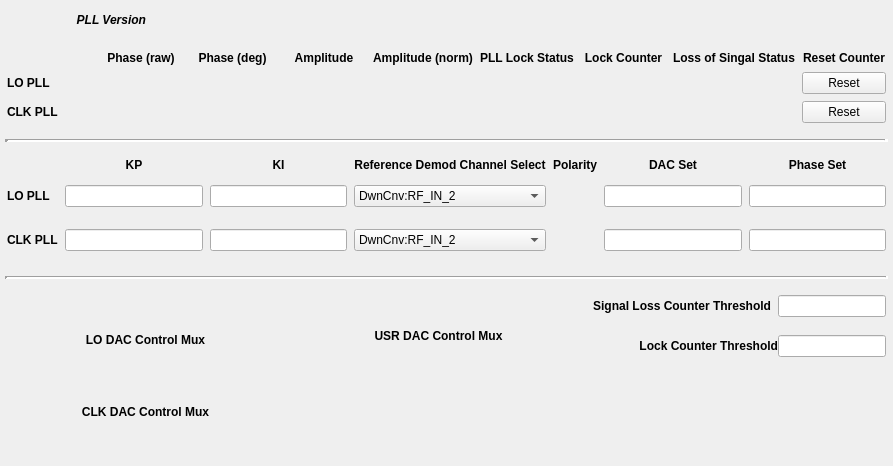
<?xml version="1.0" encoding="UTF-8"?>
<ui version="4.0">
 <class>Form</class>
 <widget class="QWidget" name="Form">
  <property name="geometry">
   <rect>
    <x>0</x>
    <y>0</y>
    <width>893</width>
    <height>466</height>
   </rect>
  </property>
  <property name="windowTitle">
   <string>PLL - ${DEVICE}</string>
  </property>
  <layout class="QGridLayout" name="gridLayout_2">
   <property name="leftMargin">
    <number>5</number>
   </property>
   <property name="topMargin">
    <number>5</number>
   </property>
   <property name="rightMargin">
    <number>5</number>
   </property>
   <property name="bottomMargin">
    <number>5</number>
   </property>
   <property name="horizontalSpacing">
    <number>12</number>
   </property>
   <property name="verticalSpacing">
    <number>14</number>
   </property>
   <item row="5" column="1" rowspan="4">
    <layout class="QVBoxLayout" name="verticalLayout_3">
     <property name="leftMargin">
      <number>2</number>
     </property>
     <property name="topMargin">
      <number>2</number>
     </property>
     <property name="rightMargin">
      <number>2</number>
     </property>
     <property name="bottomMargin">
      <number>2</number>
     </property>
     <item>
      <widget class="QLabel" name="label_24">
       <property name="font">
        <font>
         <weight>75</weight>
         <bold>true</bold>
        </font>
       </property>
       <property name="text">
        <string>USR DAC Control Mux</string>
       </property>
       <property name="alignment">
        <set>Qt::AlignCenter</set>
       </property>
      </widget>
     </item>
     <item>
      <widget class="PyDMEnumButton" name="PyDMEnumButton_5">
       <property name="toolTip">
        <string/>
       </property>
       <property name="styleSheet">
        <string notr="true">QPushButton{font: 8px;}</string>
       </property>
       <property name="channel" stdset="0">
        <string>ca://${DEVICE}:USER_DACMUX</string>
       </property>
       <property name="orientation" stdset="0">
        <enum>Qt::Vertical</enum>
       </property>
       <property name="marginTop" stdset="0">
        <number>0</number>
       </property>
       <property name="marginBottom" stdset="0">
        <number>0</number>
       </property>
       <property name="marginLeft" stdset="0">
        <number>0</number>
       </property>
       <property name="marginRight" stdset="0">
        <number>0</number>
       </property>
       <property name="horizontalSpacing" stdset="0">
        <number>0</number>
       </property>
       <property name="verticalSpacing" stdset="0">
        <number>0</number>
       </property>
      </widget>
     </item>
    </layout>
   </item>
   <item row="0" column="0">
    <layout class="QHBoxLayout" name="horizontalLayout_3">
     <property name="leftMargin">
      <number>2</number>
     </property>
     <property name="topMargin">
      <number>2</number>
     </property>
     <property name="rightMargin">
      <number>2</number>
     </property>
     <property name="bottomMargin">
      <number>2</number>
     </property>
     <item>
      <widget class="QLabel" name="label">
       <property name="font">
        <font>
         <weight>75</weight>
         <italic>true</italic>
         <bold>true</bold>
        </font>
       </property>
       <property name="text">
        <string>PLL Version</string>
       </property>
       <property name="alignment">
        <set>Qt::AlignRight|Qt::AlignTrailing|Qt::AlignVCenter</set>
       </property>
      </widget>
     </item>
     <item>
      <widget class="PyDMLabel" name="PyDMLabel_15">
       <property name="toolTip">
        <string/>
       </property>
       <property name="channel" stdset="0">
        <string>ca://${DEVICE}:PLL_VER</string>
       </property>
       <property name="displayFormat" stdset="0">
        <enum>PyDMLabel::Hex</enum>
       </property>
      </widget>
     </item>
    </layout>
   </item>
   <item row="2" column="0" colspan="3">
    <widget class="Line" name="line">
     <property name="lineWidth">
      <number>4</number>
     </property>
     <property name="orientation">
      <enum>Qt::Horizontal</enum>
     </property>
    </widget>
   </item>
   <item row="7" column="2" rowspan="2">
    <spacer name="verticalSpacer">
     <property name="orientation">
      <enum>Qt::Vertical</enum>
     </property>
     <property name="sizeHint" stdset="0">
      <size>
       <width>20</width>
       <height>69</height>
      </size>
     </property>
    </spacer>
   </item>
   <item row="6" column="2">
    <layout class="QHBoxLayout" name="horizontalLayout">
     <property name="leftMargin">
      <number>2</number>
     </property>
     <property name="topMargin">
      <number>2</number>
     </property>
     <property name="rightMargin">
      <number>2</number>
     </property>
     <property name="bottomMargin">
      <number>2</number>
     </property>
     <item>
      <widget class="QLabel" name="label_25">
       <property name="font">
        <font>
         <weight>75</weight>
         <bold>true</bold>
        </font>
       </property>
       <property name="text">
        <string>Lock Counter Threshold</string>
       </property>
       <property name="alignment">
        <set>Qt::AlignRight|Qt::AlignTrailing|Qt::AlignVCenter</set>
       </property>
      </widget>
     </item>
     <item>
      <widget class="PyDMLineEdit" name="PyDMLineEdit_11">
       <property name="sizePolicy">
        <sizepolicy hsizetype="Maximum" vsizetype="Fixed">
         <horstretch>94</horstretch>
         <verstretch>0</verstretch>
        </sizepolicy>
       </property>
       <property name="toolTip">
        <string/>
       </property>
       <property name="alignment">
        <set>Qt::AlignCenter</set>
       </property>
       <property name="channel" stdset="0">
        <string>ca://${DEVICE}:LOSS_THRESHOLD</string>
       </property>
      </widget>
     </item>
    </layout>
   </item>
   <item row="3" column="0" colspan="3">
    <layout class="QGridLayout" name="gridLayout_3">
     <property name="leftMargin">
      <number>2</number>
     </property>
     <property name="topMargin">
      <number>2</number>
     </property>
     <property name="rightMargin">
      <number>2</number>
     </property>
     <property name="bottomMargin">
      <number>2</number>
     </property>
     <property name="horizontalSpacing">
      <number>7</number>
     </property>
     <property name="verticalSpacing">
      <number>4</number>
     </property>
     <item row="3" column="5">
      <widget class="PyDMLineEdit" name="PyDMLineEdit_8">
       <property name="toolTip">
        <string/>
       </property>
       <property name="alignment">
        <set>Qt::AlignCenter</set>
       </property>
       <property name="channel" stdset="0">
        <string>ca://${DEVICE}:CLOCK_DAC</string>
       </property>
      </widget>
     </item>
     <item row="0" column="4">
      <widget class="QLabel" name="label_19">
       <property name="font">
        <font>
         <weight>75</weight>
         <bold>true</bold>
        </font>
       </property>
       <property name="text">
        <string>Polarity</string>
       </property>
       <property name="alignment">
        <set>Qt::AlignCenter</set>
       </property>
      </widget>
     </item>
     <item row="3" column="1">
      <widget class="PyDMLineEdit" name="PyDMLineEdit_2">
       <property name="toolTip">
        <string/>
       </property>
       <property name="alignment">
        <set>Qt::AlignCenter</set>
       </property>
       <property name="channel" stdset="0">
        <string>ca://${DEVICE}:CLOCK_KP</string>
       </property>
      </widget>
     </item>
     <item row="0" column="6">
      <widget class="QLabel" name="label_21">
       <property name="font">
        <font>
         <weight>75</weight>
         <bold>true</bold>
        </font>
       </property>
       <property name="text">
        <string>Phase Set</string>
       </property>
       <property name="alignment">
        <set>Qt::AlignCenter</set>
       </property>
      </widget>
     </item>
     <item row="1" column="1">
      <widget class="PyDMLineEdit" name="PyDMLineEdit">
       <property name="toolTip">
        <string/>
       </property>
       <property name="alignment">
        <set>Qt::AlignCenter</set>
       </property>
       <property name="channel" stdset="0">
        <string>ca://${DEVICE}:LO_KP</string>
       </property>
      </widget>
     </item>
     <item row="3" column="4">
      <widget class="PyDMEnumButton" name="PyDMEnumButton_2">
       <property name="sizePolicy">
        <sizepolicy hsizetype="Preferred" vsizetype="Maximum">
         <horstretch>0</horstretch>
         <verstretch>0</verstretch>
        </sizepolicy>
       </property>
       <property name="minimumSize">
        <size>
         <width>0</width>
         <height>40</height>
        </size>
       </property>
       <property name="toolTip">
        <string/>
       </property>
       <property name="styleSheet">
        <string notr="true">QPushButton{font: 8px;}</string>
       </property>
       <property name="channel" stdset="0">
        <string>ca://${DEVICE}:CLOCK_POL</string>
       </property>
       <property name="orientation" stdset="0">
        <enum>Qt::Horizontal</enum>
       </property>
       <property name="marginTop" stdset="0">
        <number>0</number>
       </property>
       <property name="marginBottom" stdset="0">
        <number>0</number>
       </property>
       <property name="marginLeft" stdset="0">
        <number>0</number>
       </property>
       <property name="marginRight" stdset="0">
        <number>0</number>
       </property>
       <property name="horizontalSpacing" stdset="0">
        <number>0</number>
       </property>
       <property name="verticalSpacing" stdset="0">
        <number>0</number>
       </property>
      </widget>
     </item>
     <item row="1" column="0">
      <widget class="QLabel" name="label_16">
       <property name="font">
        <font>
         <weight>75</weight>
         <bold>true</bold>
        </font>
       </property>
       <property name="text">
        <string>LO PLL</string>
       </property>
      </widget>
     </item>
     <item row="0" column="2">
      <widget class="QLabel" name="label_13">
       <property name="font">
        <font>
         <weight>75</weight>
         <bold>true</bold>
        </font>
       </property>
       <property name="text">
        <string>KI</string>
       </property>
       <property name="alignment">
        <set>Qt::AlignCenter</set>
       </property>
      </widget>
     </item>
     <item row="1" column="3">
      <widget class="PyDMEnumComboBox" name="PyDMEnumComboBox">
       <property name="toolTip">
        <string/>
       </property>
       <property name="channel" stdset="0">
        <string>ca://${DEVICE}:LO_REFSELECT</string>
       </property>
       <item>
        <property name="text">
         <string>DwnCnv:RF_IN_2</string>
        </property>
       </item>
       <item>
        <property name="text">
         <string>DwnCnv:RF_IN_1</string>
        </property>
       </item>
       <item>
        <property name="text">
         <string>DwnCnv:RF_IN_4</string>
        </property>
       </item>
       <item>
        <property name="text">
         <string>DwnCnv:RF_IN_3</string>
        </property>
       </item>
       <item>
        <property name="text">
         <string>DwnCnv:RF_IN_6</string>
        </property>
       </item>
       <item>
        <property name="text">
         <string>DwnCnv:RF_IN_5</string>
        </property>
       </item>
       <item>
        <property name="text">
         <string>UpCnv:RF_IN_2</string>
        </property>
       </item>
       <item>
        <property name="text">
         <string>UpCnv:RF_IN_1</string>
        </property>
       </item>
       <item>
        <property name="text">
         <string>UpCnv:RF_IN_3</string>
        </property>
       </item>
       <item>
        <property name="text">
         <string>UpCnv:RF_OUT_MON</string>
        </property>
       </item>
       <item>
        <property name="text">
         <string>UpCnv:TRIG_MON</string>
        </property>
       </item>
       <item>
        <property name="text">
         <string>UpCnv:DC_IN_1</string>
        </property>
       </item>
      </widget>
     </item>
     <item row="0" column="3">
      <widget class="QLabel" name="label_18">
       <property name="font">
        <font>
         <weight>75</weight>
         <bold>true</bold>
        </font>
       </property>
       <property name="text">
        <string>Reference Demod Channel Select</string>
       </property>
       <property name="alignment">
        <set>Qt::AlignCenter</set>
       </property>
      </widget>
     </item>
     <item row="1" column="6">
      <widget class="PyDMLineEdit" name="PyDMLineEdit_10">
       <property name="toolTip">
        <string/>
       </property>
       <property name="alignment">
        <set>Qt::AlignCenter</set>
       </property>
       <property name="channel" stdset="0">
        <string>ca://${DEVICE}:LO_PLLSETPHASE</string>
       </property>
      </widget>
     </item>
     <item row="1" column="4">
      <widget class="PyDMEnumButton" name="PyDMEnumButton">
       <property name="sizePolicy">
        <sizepolicy hsizetype="Preferred" vsizetype="Maximum">
         <horstretch>0</horstretch>
         <verstretch>0</verstretch>
        </sizepolicy>
       </property>
       <property name="minimumSize">
        <size>
         <width>0</width>
         <height>40</height>
        </size>
       </property>
       <property name="toolTip">
        <string/>
       </property>
       <property name="styleSheet">
        <string notr="true">QPushButton{font: 8px;}</string>
       </property>
       <property name="channel" stdset="0">
        <string>ca://${DEVICE}:LO_POL</string>
       </property>
       <property name="orientation" stdset="0">
        <enum>Qt::Horizontal</enum>
       </property>
       <property name="marginTop" stdset="0">
        <number>0</number>
       </property>
       <property name="marginBottom" stdset="0">
        <number>0</number>
       </property>
       <property name="marginLeft" stdset="0">
        <number>0</number>
       </property>
       <property name="marginRight" stdset="0">
        <number>0</number>
       </property>
       <property name="horizontalSpacing" stdset="0">
        <number>0</number>
       </property>
       <property name="verticalSpacing" stdset="0">
        <number>0</number>
       </property>
      </widget>
     </item>
     <item row="0" column="1">
      <widget class="QLabel" name="label_12">
       <property name="font">
        <font>
         <weight>75</weight>
         <bold>true</bold>
        </font>
       </property>
       <property name="text">
        <string>KP</string>
       </property>
       <property name="alignment">
        <set>Qt::AlignCenter</set>
       </property>
      </widget>
     </item>
     <item row="1" column="5">
      <widget class="PyDMLineEdit" name="PyDMLineEdit_7">
       <property name="toolTip">
        <string/>
       </property>
       <property name="alignment">
        <set>Qt::AlignCenter</set>
       </property>
       <property name="channel" stdset="0">
        <string>ca://${DEVICE}:LO_DAC</string>
       </property>
      </widget>
     </item>
     <item row="3" column="2">
      <widget class="PyDMLineEdit" name="PyDMLineEdit_4">
       <property name="toolTip">
        <string/>
       </property>
       <property name="alignment">
        <set>Qt::AlignCenter</set>
       </property>
       <property name="channel" stdset="0">
        <string>ca://${DEVICE}:CLOCK_KI</string>
       </property>
      </widget>
     </item>
     <item row="1" column="2">
      <widget class="PyDMLineEdit" name="PyDMLineEdit_3">
       <property name="toolTip">
        <string/>
       </property>
       <property name="alignment">
        <set>Qt::AlignCenter</set>
       </property>
       <property name="channel" stdset="0">
        <string>ca://${DEVICE}:LO_KI</string>
       </property>
      </widget>
     </item>
     <item row="3" column="6">
      <widget class="PyDMLineEdit" name="PyDMLineEdit_9">
       <property name="toolTip">
        <string/>
       </property>
       <property name="alignment">
        <set>Qt::AlignCenter</set>
       </property>
       <property name="channel" stdset="0">
        <string>ca://${DEVICE}:CLOCK_PLLSETPHASE</string>
       </property>
      </widget>
     </item>
     <item row="0" column="5">
      <widget class="QLabel" name="label_20">
       <property name="font">
        <font>
         <weight>75</weight>
         <bold>true</bold>
        </font>
       </property>
       <property name="text">
        <string>DAC Set</string>
       </property>
       <property name="alignment">
        <set>Qt::AlignCenter</set>
       </property>
      </widget>
     </item>
     <item row="3" column="0">
      <widget class="QLabel" name="label_17">
       <property name="font">
        <font>
         <weight>75</weight>
         <bold>true</bold>
        </font>
       </property>
       <property name="text">
        <string>CLK PLL</string>
       </property>
      </widget>
     </item>
     <item row="3" column="3">
      <widget class="PyDMEnumComboBox" name="PyDMEnumComboBox_2">
       <property name="toolTip">
        <string/>
       </property>
       <property name="channel" stdset="0">
        <string>ca://${DEVICE}:CLOCK_REFSELECT</string>
       </property>
       <item>
        <property name="text">
         <string>DwnCnv:RF_IN_2</string>
        </property>
       </item>
       <item>
        <property name="text">
         <string>DwnCnv:RF_IN_1</string>
        </property>
       </item>
       <item>
        <property name="text">
         <string>DwnCnv:RF_IN_4</string>
        </property>
       </item>
       <item>
        <property name="text">
         <string>DwnCnv:RF_IN_3</string>
        </property>
       </item>
       <item>
        <property name="text">
         <string>DwnCnv:RF_IN_6</string>
        </property>
       </item>
       <item>
        <property name="text">
         <string>DwnCnv:RF_IN_5</string>
        </property>
       </item>
       <item>
        <property name="text">
         <string>UpCnv:RF_IN_2</string>
        </property>
       </item>
       <item>
        <property name="text">
         <string>UpCnv:RF_IN_1</string>
        </property>
       </item>
       <item>
        <property name="text">
         <string>UpCnv:RF_IN_3</string>
        </property>
       </item>
       <item>
        <property name="text">
         <string>UpCnv:RF_OUT_MON</string>
        </property>
       </item>
       <item>
        <property name="text">
         <string>UpCnv:TRIG_MON</string>
        </property>
       </item>
       <item>
        <property name="text">
         <string>UpCnv:DC_IN_1</string>
        </property>
       </item>
      </widget>
     </item>
    </layout>
   </item>
   <item row="4" column="0" colspan="3">
    <widget class="Line" name="line_2">
     <property name="lineWidth">
      <number>3</number>
     </property>
     <property name="orientation">
      <enum>Qt::Horizontal</enum>
     </property>
    </widget>
   </item>
   <item row="1" column="0" colspan="3">
    <layout class="QGridLayout" name="gridLayout">
     <property name="leftMargin">
      <number>2</number>
     </property>
     <property name="topMargin">
      <number>2</number>
     </property>
     <property name="rightMargin">
      <number>2</number>
     </property>
     <property name="bottomMargin">
      <number>2</number>
     </property>
     <property name="spacing">
      <number>7</number>
     </property>
     <item row="0" column="1">
      <widget class="QLabel" name="label_2">
       <property name="font">
        <font>
         <weight>75</weight>
         <bold>true</bold>
        </font>
       </property>
       <property name="text">
        <string>Phase (raw)</string>
       </property>
       <property name="alignment">
        <set>Qt::AlignCenter</set>
       </property>
      </widget>
     </item>
     <item row="0" column="2">
      <widget class="QLabel" name="label_3">
       <property name="font">
        <font>
         <weight>75</weight>
         <bold>true</bold>
        </font>
       </property>
       <property name="text">
        <string>Phase (deg)</string>
       </property>
       <property name="alignment">
        <set>Qt::AlignCenter</set>
       </property>
      </widget>
     </item>
     <item row="0" column="3">
      <widget class="QLabel" name="label_4">
       <property name="font">
        <font>
         <weight>75</weight>
         <bold>true</bold>
        </font>
       </property>
       <property name="text">
        <string>Amplitude</string>
       </property>
       <property name="alignment">
        <set>Qt::AlignCenter</set>
       </property>
      </widget>
     </item>
     <item row="0" column="4">
      <widget class="QLabel" name="label_5">
       <property name="font">
        <font>
         <weight>75</weight>
         <bold>true</bold>
        </font>
       </property>
       <property name="text">
        <string>Amplitude (norm)</string>
       </property>
       <property name="alignment">
        <set>Qt::AlignCenter</set>
       </property>
      </widget>
     </item>
     <item row="0" column="5">
      <widget class="QLabel" name="label_6">
       <property name="font">
        <font>
         <weight>75</weight>
         <bold>true</bold>
        </font>
       </property>
       <property name="text">
        <string>PLL Lock Status</string>
       </property>
       <property name="alignment">
        <set>Qt::AlignCenter</set>
       </property>
      </widget>
     </item>
     <item row="0" column="6">
      <widget class="QLabel" name="label_7">
       <property name="font">
        <font>
         <weight>75</weight>
         <bold>true</bold>
        </font>
       </property>
       <property name="text">
        <string>Lock Counter</string>
       </property>
       <property name="alignment">
        <set>Qt::AlignCenter</set>
       </property>
      </widget>
     </item>
     <item row="0" column="7">
      <widget class="QLabel" name="label_8">
       <property name="font">
        <font>
         <weight>75</weight>
         <bold>true</bold>
        </font>
       </property>
       <property name="text">
        <string>Loss of Singal Status</string>
       </property>
       <property name="alignment">
        <set>Qt::AlignCenter</set>
       </property>
      </widget>
     </item>
     <item row="0" column="8">
      <widget class="QLabel" name="label_11">
       <property name="font">
        <font>
         <weight>75</weight>
         <bold>true</bold>
        </font>
       </property>
       <property name="text">
        <string>Reset Counter</string>
       </property>
       <property name="alignment">
        <set>Qt::AlignCenter</set>
       </property>
      </widget>
     </item>
     <item row="1" column="0">
      <widget class="QLabel" name="label_9">
       <property name="font">
        <font>
         <weight>75</weight>
         <bold>true</bold>
        </font>
       </property>
       <property name="text">
        <string>LO PLL</string>
       </property>
      </widget>
     </item>
     <item row="1" column="1">
      <widget class="PyDMLabel" name="PyDMLabel">
       <property name="toolTip">
        <string/>
       </property>
       <property name="alignment">
        <set>Qt::AlignCenter</set>
       </property>
       <property name="channel" stdset="0">
        <string>ca://${DEVICE}:LO_PHASERAW</string>
       </property>
       <property name="displayFormat" stdset="0">
        <enum>PyDMLabel::Hex</enum>
       </property>
      </widget>
     </item>
     <item row="1" column="2">
      <widget class="PyDMLabel" name="PyDMLabel_3">
       <property name="toolTip">
        <string/>
       </property>
       <property name="alignment">
        <set>Qt::AlignCenter</set>
       </property>
       <property name="channel" stdset="0">
        <string>ca://${DEVICE}:LO_PHASE</string>
       </property>
      </widget>
     </item>
     <item row="1" column="3">
      <widget class="PyDMLabel" name="PyDMLabel_5">
       <property name="toolTip">
        <string/>
       </property>
       <property name="alignment">
        <set>Qt::AlignCenter</set>
       </property>
       <property name="channel" stdset="0">
        <string>ca://${DEVICE}:LO_AMPLRAW</string>
       </property>
       <property name="displayFormat" stdset="0">
        <enum>PyDMLabel::Hex</enum>
       </property>
      </widget>
     </item>
     <item row="1" column="4">
      <widget class="PyDMLabel" name="PyDMLabel_7">
       <property name="toolTip">
        <string/>
       </property>
       <property name="alignment">
        <set>Qt::AlignCenter</set>
       </property>
       <property name="channel" stdset="0">
        <string>ca://${DEVICE}:LO_AMPL</string>
       </property>
      </widget>
     </item>
     <item row="1" column="5">
      <widget class="PyDMLabel" name="PyDMLabel_9">
       <property name="toolTip">
        <string/>
       </property>
       <property name="alignment">
        <set>Qt::AlignCenter</set>
       </property>
       <property name="channel" stdset="0">
        <string>ca://${DEVICE}:LO_LOCKSTATUS</string>
       </property>
       <property name="displayFormat" stdset="0">
        <enum>PyDMLabel::String</enum>
       </property>
      </widget>
     </item>
     <item row="1" column="6">
      <widget class="PyDMLabel" name="PyDMLabel_11">
       <property name="toolTip">
        <string/>
       </property>
       <property name="alignment">
        <set>Qt::AlignCenter</set>
       </property>
       <property name="channel" stdset="0">
        <string>ca://${DEVICE}:LO_LOCKCNT</string>
       </property>
      </widget>
     </item>
     <item row="1" column="7">
      <widget class="PyDMLabel" name="PyDMLabel_13">
       <property name="toolTip">
        <string/>
       </property>
       <property name="alignment">
        <set>Qt::AlignCenter</set>
       </property>
       <property name="channel" stdset="0">
        <string>ca://${DEVICE}:LO_LOSSSTATUS</string>
       </property>
       <property name="displayFormat" stdset="0">
        <enum>PyDMLabel::String</enum>
       </property>
      </widget>
     </item>
     <item row="1" column="8">
      <widget class="PyDMPushButton" name="PyDMPushButton">
       <property name="toolTip">
        <string/>
       </property>
       <property name="text">
        <string>Reset</string>
       </property>
       <property name="checkable">
        <bool>false</bool>
       </property>
       <property name="channel" stdset="0">
        <string>ca://${DEVICE}:LO_LOCKCNTRESET</string>
       </property>
       <property name="pressValue" stdset="0">
        <string>1</string>
       </property>
      </widget>
     </item>
     <item row="2" column="0">
      <widget class="QLabel" name="label_10">
       <property name="font">
        <font>
         <weight>75</weight>
         <bold>true</bold>
        </font>
       </property>
       <property name="text">
        <string>CLK PLL</string>
       </property>
      </widget>
     </item>
     <item row="2" column="1">
      <widget class="PyDMLabel" name="PyDMLabel_2">
       <property name="toolTip">
        <string/>
       </property>
       <property name="alignment">
        <set>Qt::AlignCenter</set>
       </property>
       <property name="channel" stdset="0">
        <string>ca://${DEVICE}:CLOCK_PHASERAW</string>
       </property>
       <property name="displayFormat" stdset="0">
        <enum>PyDMLabel::Hex</enum>
       </property>
      </widget>
     </item>
     <item row="2" column="2">
      <widget class="PyDMLabel" name="PyDMLabel_4">
       <property name="toolTip">
        <string/>
       </property>
       <property name="alignment">
        <set>Qt::AlignCenter</set>
       </property>
       <property name="channel" stdset="0">
        <string>ca://${DEVICE}:CLOCK_PHASE</string>
       </property>
      </widget>
     </item>
     <item row="2" column="3">
      <widget class="PyDMLabel" name="PyDMLabel_6">
       <property name="toolTip">
        <string/>
       </property>
       <property name="alignment">
        <set>Qt::AlignCenter</set>
       </property>
       <property name="channel" stdset="0">
        <string>ca://${DEVICE}:CLOCK_AMPLRAW</string>
       </property>
       <property name="displayFormat" stdset="0">
        <enum>PyDMLabel::Hex</enum>
       </property>
      </widget>
     </item>
     <item row="2" column="4">
      <widget class="PyDMLabel" name="PyDMLabel_8">
       <property name="toolTip">
        <string/>
       </property>
       <property name="alignment">
        <set>Qt::AlignCenter</set>
       </property>
       <property name="channel" stdset="0">
        <string>ca://${DEVICE}:CLOCK_AMPL</string>
       </property>
      </widget>
     </item>
     <item row="2" column="5">
      <widget class="PyDMLabel" name="PyDMLabel_10">
       <property name="toolTip">
        <string/>
       </property>
       <property name="alignment">
        <set>Qt::AlignCenter</set>
       </property>
       <property name="channel" stdset="0">
        <string>ca://${DEVICE}:CLOCK_LOCKSTATUS</string>
       </property>
       <property name="displayFormat" stdset="0">
        <enum>PyDMLabel::String</enum>
       </property>
      </widget>
     </item>
     <item row="2" column="6">
      <widget class="PyDMLabel" name="PyDMLabel_12">
       <property name="toolTip">
        <string/>
       </property>
       <property name="alignment">
        <set>Qt::AlignCenter</set>
       </property>
       <property name="channel" stdset="0">
        <string>ca://${DEVICE}:CLOCK_LOCKCNT</string>
       </property>
      </widget>
     </item>
     <item row="2" column="7">
      <widget class="PyDMLabel" name="PyDMLabel_14">
       <property name="toolTip">
        <string/>
       </property>
       <property name="alignment">
        <set>Qt::AlignCenter</set>
       </property>
       <property name="channel" stdset="0">
        <string>ca://${DEVICE}:CLOCK_LOSSSTATUS</string>
       </property>
       <property name="displayFormat" stdset="0">
        <enum>PyDMLabel::String</enum>
       </property>
      </widget>
     </item>
     <item row="2" column="8">
      <widget class="PyDMPushButton" name="PyDMPushButton_2">
       <property name="toolTip">
        <string/>
       </property>
       <property name="text">
        <string>Reset</string>
       </property>
       <property name="checkable">
        <bool>false</bool>
       </property>
       <property name="channel" stdset="0">
        <string>ca://${DEVICE}:CLOCK_LOCKCNTRESET</string>
       </property>
       <property name="pressValue" stdset="0">
        <string>1</string>
       </property>
      </widget>
     </item>
    </layout>
   </item>
   <item row="8" column="0">
    <layout class="QVBoxLayout" name="verticalLayout_2">
     <property name="leftMargin">
      <number>2</number>
     </property>
     <property name="topMargin">
      <number>2</number>
     </property>
     <property name="rightMargin">
      <number>2</number>
     </property>
     <property name="bottomMargin">
      <number>2</number>
     </property>
     <item>
      <widget class="QLabel" name="label_23">
       <property name="font">
        <font>
         <weight>75</weight>
         <bold>true</bold>
        </font>
       </property>
       <property name="text">
        <string>CLK DAC Control Mux</string>
       </property>
       <property name="alignment">
        <set>Qt::AlignBottom|Qt::AlignHCenter</set>
       </property>
      </widget>
     </item>
     <item>
      <widget class="PyDMEnumButton" name="PyDMEnumButton_4">
       <property name="sizePolicy">
        <sizepolicy hsizetype="Preferred" vsizetype="Maximum">
         <horstretch>0</horstretch>
         <verstretch>0</verstretch>
        </sizepolicy>
       </property>
       <property name="minimumSize">
        <size>
         <width>0</width>
         <height>40</height>
        </size>
       </property>
       <property name="toolTip">
        <string/>
       </property>
       <property name="styleSheet">
        <string notr="true">QPushButton{font: 8px;}</string>
       </property>
       <property name="channel" stdset="0">
        <string>ca://${DEVICE}:CLOCK_DACMUX</string>
       </property>
       <property name="orientation" stdset="0">
        <enum>Qt::Horizontal</enum>
       </property>
       <property name="marginTop" stdset="0">
        <number>0</number>
       </property>
       <property name="marginBottom" stdset="0">
        <number>0</number>
       </property>
       <property name="marginLeft" stdset="0">
        <number>0</number>
       </property>
       <property name="marginRight" stdset="0">
        <number>0</number>
       </property>
       <property name="horizontalSpacing" stdset="0">
        <number>0</number>
       </property>
       <property name="verticalSpacing" stdset="0">
        <number>0</number>
       </property>
      </widget>
     </item>
    </layout>
   </item>
   <item row="5" column="0" rowspan="3">
    <layout class="QVBoxLayout" name="verticalLayout">
     <property name="leftMargin">
      <number>2</number>
     </property>
     <property name="topMargin">
      <number>2</number>
     </property>
     <property name="rightMargin">
      <number>2</number>
     </property>
     <property name="bottomMargin">
      <number>2</number>
     </property>
     <item>
      <widget class="QLabel" name="label_22">
       <property name="font">
        <font>
         <weight>75</weight>
         <bold>true</bold>
        </font>
       </property>
       <property name="text">
        <string>LO DAC Control Mux</string>
       </property>
       <property name="alignment">
        <set>Qt::AlignBottom|Qt::AlignHCenter</set>
       </property>
      </widget>
     </item>
     <item>
      <widget class="PyDMEnumButton" name="PyDMEnumButton_3">
       <property name="sizePolicy">
        <sizepolicy hsizetype="Preferred" vsizetype="Maximum">
         <horstretch>0</horstretch>
         <verstretch>0</verstretch>
        </sizepolicy>
       </property>
       <property name="minimumSize">
        <size>
         <width>0</width>
         <height>40</height>
        </size>
       </property>
       <property name="toolTip">
        <string/>
       </property>
       <property name="styleSheet">
        <string notr="true">QPushButton{font: 8px;}</string>
       </property>
       <property name="channel" stdset="0">
        <string>ca://${DEVICE}:LO_DACMUX</string>
       </property>
       <property name="orientation" stdset="0">
        <enum>Qt::Horizontal</enum>
       </property>
       <property name="marginTop" stdset="0">
        <number>0</number>
       </property>
       <property name="marginBottom" stdset="0">
        <number>0</number>
       </property>
       <property name="marginLeft" stdset="0">
        <number>0</number>
       </property>
       <property name="marginRight" stdset="0">
        <number>0</number>
       </property>
       <property name="horizontalSpacing" stdset="0">
        <number>0</number>
       </property>
       <property name="verticalSpacing" stdset="0">
        <number>0</number>
       </property>
      </widget>
     </item>
    </layout>
   </item>
   <item row="5" column="2">
    <layout class="QHBoxLayout" name="horizontalLayout_2">
     <property name="spacing">
      <number>7</number>
     </property>
     <property name="leftMargin">
      <number>2</number>
     </property>
     <property name="topMargin">
      <number>2</number>
     </property>
     <property name="rightMargin">
      <number>2</number>
     </property>
     <property name="bottomMargin">
      <number>2</number>
     </property>
     <item>
      <widget class="QLabel" name="label_26">
       <property name="font">
        <font>
         <weight>75</weight>
         <bold>true</bold>
        </font>
       </property>
       <property name="text">
        <string>Signal Loss Counter Threshold</string>
       </property>
       <property name="alignment">
        <set>Qt::AlignRight|Qt::AlignTrailing|Qt::AlignVCenter</set>
       </property>
      </widget>
     </item>
     <item>
      <widget class="PyDMLineEdit" name="PyDMLineEdit_12">
       <property name="sizePolicy">
        <sizepolicy hsizetype="Maximum" vsizetype="Fixed">
         <horstretch>94</horstretch>
         <verstretch>0</verstretch>
        </sizepolicy>
       </property>
       <property name="toolTip">
        <string/>
       </property>
       <property name="alignment">
        <set>Qt::AlignCenter</set>
       </property>
       <property name="channel" stdset="0">
        <string>ca://${DEVICE}:LOCK_THRESHOLD</string>
       </property>
      </widget>
     </item>
    </layout>
   </item>
  </layout>
 </widget>
 <customwidgets>
  <customwidget>
   <class>PyDMLabel</class>
   <extends>QLabel</extends>
   <header>pydm.widgets.label</header>
  </customwidget>
  <customwidget>
   <class>PyDMEnumButton</class>
   <extends>QWidget</extends>
   <header>pydm.widgets.enum_button</header>
  </customwidget>
  <customwidget>
   <class>PyDMEnumComboBox</class>
   <extends>QComboBox</extends>
   <header>pydm.widgets.enum_combo_box</header>
  </customwidget>
  <customwidget>
   <class>PyDMLineEdit</class>
   <extends>QLineEdit</extends>
   <header>pydm.widgets.line_edit</header>
  </customwidget>
  <customwidget>
   <class>PyDMPushButton</class>
   <extends>QPushButton</extends>
   <header>pydm.widgets.pushbutton</header>
  </customwidget>
 </customwidgets>
 <resources/>
 <connections/>
</ui>
